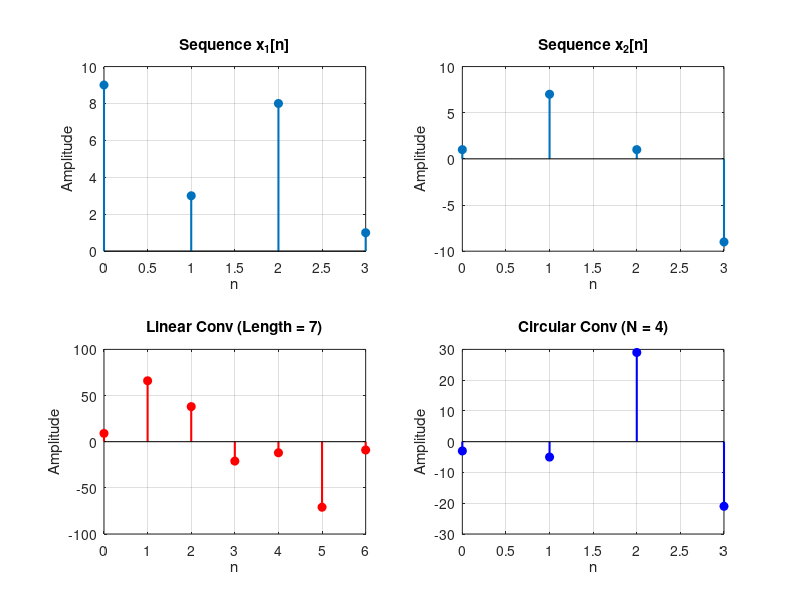

The MATLAB script that drew this image:
% DSP Experiment: Linear vs Circular Convolution
clc; clear; close all;

% Input sequences
x1 = [9, 3, 8, 1];
x2 = [1, 7, 1, -9];

% 1. Linear Convolution
y_lin = conv(x1, x2);
L = length(x1) + length(x2) - 1; % Output length: N1 + N2 - 1

% 2. Circular Convolution (N-point, where N = max(N1, N2))
N = max(length(x1), length(x2));
y_circ = cconv(x1, x2, N);

% Display results in command window
disp('--- Convolution Results ---');
disp(['Sequence x1:            ', mat2str(x1)]);
disp(['Sequence x2:            ', mat2str(x2)]);
disp(['Linear Convolution:     ', mat2str(y_lin)]);
disp(['N-point Circular Conv:  ', mat2str(y_circ)]);

% 4. Visualization
figure('Color', 'w', 'Position', [100, 100, 800, 600]);

subplot(2, 2, 1);
stem(0:length(x1)-1, x1, 'filled', 'LineWidth', 1.5);
title('Sequence x_1[n]'); xlabel('n'); ylabel('Amplitude'); grid on;

subplot(2, 2, 2);
stem(0:length(x2)-1, x2, 'filled', 'LineWidth', 1.5);
title('Sequence x_2[n]'); xlabel('n'); ylabel('Amplitude'); grid on;

subplot(2, 2, 3);
stem(0:length(y_lin)-1, y_lin, 'filled', 'r', 'LineWidth', 1.5);
title(['Linear Conv (Length = ', num2str(L), ')']);
xlabel('n'); ylabel('Amplitude'); grid on;

subplot(2, 2, 4);
stem(0:N-1, y_circ, 'filled', 'b', 'LineWidth', 1.5);
title(['Circular Conv (N = ', num2str(N), ')']);
xlabel('n'); ylabel('Amplitude'); grid on;
